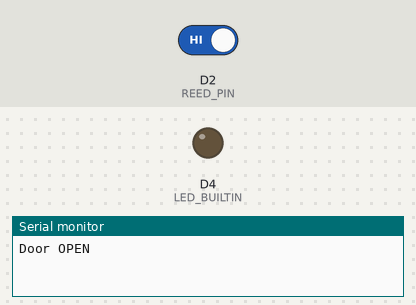
Bench run of a sketch on a simulated ESP8266 (NodeMCU). On the bench: output pins drawn as LEDs (lit = HIGH, except the on-board LED, lit = LOW), the last lines printed to the serial monitor. The inputs (shaded band) are chosen by the test bench; at power-on: D2 (REED_PIN) HIGH.

Above: at 1.2 s.
1.3 s: D2 (REED_PIN) driven LOW
At 1.8 s:
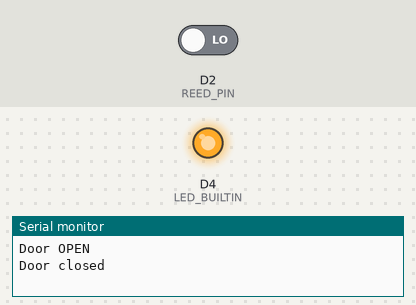
2.8 s: D2 (REED_PIN) driven HIGH
At 4.2 s:
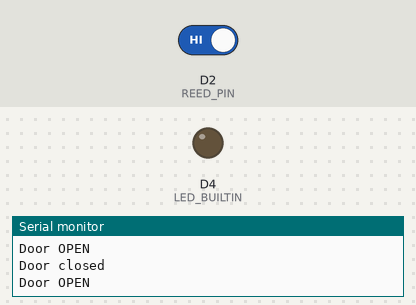
Timing chart, 0 to 5.8 s (numbered marks = the images above; inputs shaded):
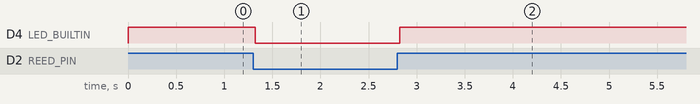

Measured:
- after the input at 1.3 s, D4 (LED_BUILTIN): HIGH → LOW at once
- after the input at 2.8 s, D4 (LED_BUILTIN): LOW → HIGH at once

The sketch:

sensor-test.ino
```cpp
// Sensor Test — bench check for the reed switch on a Nano ESP32.
//
// Wiring:
//   Same as coop_remote: reed switch between D2 and GND, internal pull-up.
//   Magnet near switch (door closed) => D2 LOW.
//
// Behavior:
//   Onboard LED follows the switch: on = magnet away (open), off = magnet
//   near (closed). Each change is also printed to Serial.

const int REED_PIN = D2;

int lastLevel = -1;

void setup() {
  Serial.begin(115200);
  pinMode(REED_PIN, INPUT_PULLUP);
  pinMode(LED_BUILTIN, OUTPUT);
}

void loop() {
  int level = digitalRead(REED_PIN); // HIGH = magnet away = open
  digitalWrite(LED_BUILTIN, level);

  if (level != lastLevel) {
    Serial.printf("Door %s\n", level == HIGH ? "OPEN" : "closed");
    lastLevel = level;
  }

  delay(30); // crude debounce
}
```
